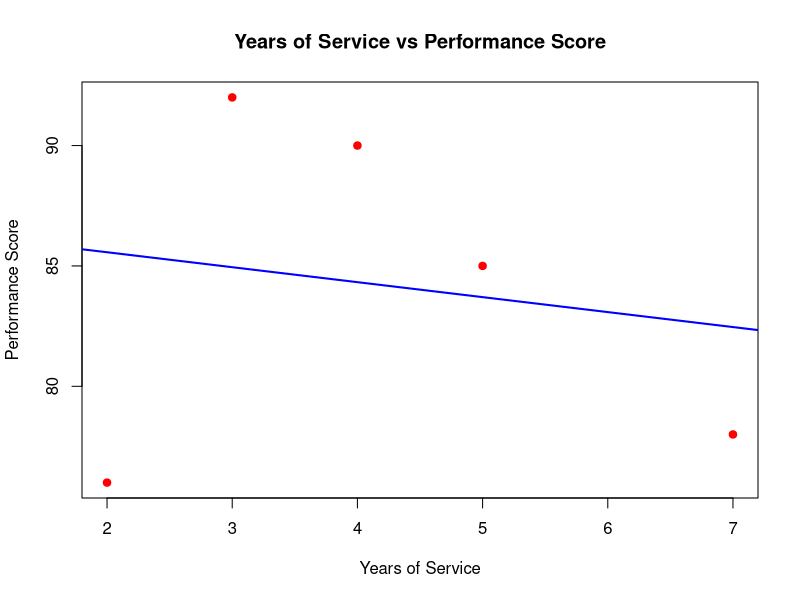

The R script that drew this image:
# Years of Service and Performance Data

years_service <- c(5, 3, 7, 4, 2)
performance <- c(85, 92, 78, 90, 76)

# Scatter Plot

plot(years_service,
     performance,
     pch = 19,
     col = "red",
     xlab = "Years of Service",
     ylab = "Performance Score",
     main = "Years of Service vs Performance Score")

# Regression Line

abline(lm(performance ~ years_service),
       col = "blue",
       lwd = 2)
